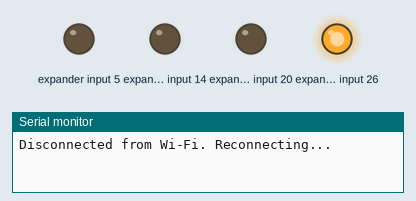
Bench run of a sketch on a simulated ESP32. Shown: output pins drawn as LEDs (lit = HIGH), the last lines printed to the serial monitor. WiFi joins after 1.5 s; servers stay silent unless stated; EEPROM starts erased; web services answer with replies made up by the test bench.

Above: at 0.1 s.
At 2.6 s:
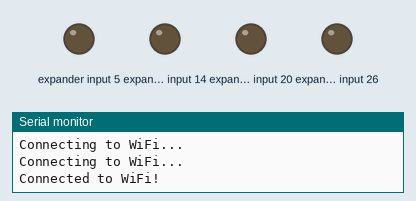
Timing chart, 0 to 4.1 s (numbered marks = the images above):
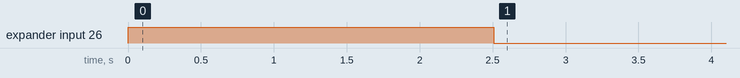

Measured:
- by itself, expander input 26: LOW → HIGH at 0.00 s, → LOW 2.5 s later

The sketch:

Four_Counters_with_Thingspeak.ino
```cpp
#include <WiFi.h>  // lib
#include <HTTPClient.h>  // lib
#include <EEPROM.h>  // lib

const char server[] = "api.thingspeak.com";  //thingspeak server
const char apiKey[] = "Enter your apikey";  // thingspeak api
const char ssid[] = "Enter your ssid";  // wifi user name
const char* password = "Enter your password"; //  wifi password

const byte buttonPins[] = {"enter your button pins"};  //4 pin
const byte resetButtonPins[] = {"enter your button pins"};  // 4 pin
const byte counterLedPins[] = {"enter your button pins"};  // 4 pin
const byte wifiLedPin = "enter your button pins";  // 1 pin

const int numFields = 4;

int counters[] = {0, 0, 0, 0};
bool buttonStates[4] = {false, false, false, false};
bool lastButtonStates[4] = {false, false, false, false};
bool resetButtonStates[4] = {false, false, false, false};
bool lastResetButtonStates[4] = {false, false, false, false};

bool wifiConnected = false;  // check the wifi is connected or not
bool isPowerOn = false; // LED turn for power on

const unsigned long debounceDelay = 1;

const int counterSize = sizeof(counters); // Placed counterSize here after 'counters' array declaration


void connectToWiFi() {  //  wifi auto Reconnecting
  WiFi.begin(ssid, password);

  while (WiFi.status() != WL_CONNECTED) {
    delay(1000);
    Serial.println("Connecting to WiFi...");
  }

  Serial.println("Connected to WiFi!");
}

void saveCountersToEEPROM() {  // save the data in the eprom to recovery and the update
  EEPROM.put(0, counters);
  EEPROM.write(counterSize, isPowerOn ? 1 : 0);
  EEPROM.commit();
}

void readCountersFromEEPROM() {  // read from eeprom
  EEPROM.get(0, counters);
}

bool sendCountersToThingSpeak() {  //  Sending value to thingspeak
  WiFiClient client;

  String url = "http://";
  url += server;
  url += "/update?api_key=";
  url += apiKey;

  for (int i = 0; i < numFields; i++) {
    url += "&field";
    url += String(i + 1);
    url += "=";
    url += String(counters[i]);
  }

  HTTPClient http;
  http.begin(client, url);

  int httpResponseCode = http.GET();

  if (httpResponseCode == 200) {
    Serial.println("Data sent to ThingSpeak successfully!");
    http.end();
    return true;
  } else {
    Serial.print("Error sending data to ThingSpeak. HTTP error code: ");  //  MQQT protocol
    Serial.println(httpResponseCode);
    http.end();
    return false;
  }
}

void resetCounter(int index) {  // Reset the counter
  counters[index] = 0;
  saveCountersToEEPROM();
  sendCountersToThingSpeak();
}

void wifiTask(void* parameter) {  // Led turn OFF when wifi is connected
  pinMode(wifiLedPin, OUTPUT);

  for (;;) {
    if (WiFi.status() != WL_CONNECTED) {
      Serial.println("Disconnected from Wi-Fi. Reconnecting...");
      digitalWrite(wifiLedPin, HIGH);  // Led turn ON when wifi is not connected
      saveCountersToEEPROM();
      connectToWiFi();
      readCountersFromEEPROM();
    } else {
      wifiConnected = true;
      digitalWrite(wifiLedPin, LOW);

      if (!isPowerOn) {
        readCountersFromEEPROM();
        sendCountersToThingSpeak();
        isPowerOn = true;
        saveCountersToEEPROM();
      } else {
        sendCountersToThingSpeak();
      }
    }

    vTaskDelay(pdMS_TO_TICKS(500));
  }
}

void counterTask(void* parameter) {  // Sending detail to the thingspeak field
  for (;;) {
    for (int i = 0; i < numFields; i++) {
      buttonStates[i] = digitalRead(buttonPins[i]);
      resetButtonStates[i] = digitalRead(resetButtonPins[i]);

      if (isPowerOn && buttonStates[i] != lastButtonStates[i]) {
        if (buttonStates[i] == HIGH) {
          counters[i]++;
          saveCountersToEEPROM();
          Serial.print("Field ");
          Serial.print(i + 1);
          Serial.print(" Value: ");
          Serial.println(counters[i]);
          digitalWrite(counterLedPins[i], HIGH);
            delay(10);
            digitalWrite(counterLedPins[i], LOW);
          if (wifiConnected) {
            sendCountersToThingSpeak();
          }
        }
        delay(debounceDelay);
      }

      if (resetButtonStates[i] != lastResetButtonStates[i]) {
        if (resetButtonStates[i] == LOW) {
          resetCounter(i);
          Serial.print("Field ");
          Serial.print(i + 1);
          Serial.println(" Reset");
        }
        delay(debounceDelay);
      }

      lastButtonStates[i] = buttonStates[i];
      lastResetButtonStates[i] = resetButtonStates[i];
    }

    vTaskDelay(pdMS_TO_TICKS(1));
  }
}

void setup() {
  Serial.begin(115200);

  for (int i = 0; i < numFields; i++) {
    pinMode(buttonPins[i], INPUT_PULLUP);
    pinMode(resetButtonPins[i], INPUT_PULLUP);
    pinMode(counterLedPins[i], OUTPUT);
  }

  EEPROM.begin(counterSize);

  byte powerFlag = EEPROM.read(counterSize);
  if (powerFlag == 1) {
    isPowerOn = true;
  } else {
    isPowerOn = false;
  }

  readCountersFromEEPROM();

  xTaskCreatePinnedToCore(
    counterTask,
    "CounterTask",
    4096,
    NULL,
    1,
    NULL,
    1
  );

  xTaskCreatePinnedToCore(
    wifiTask,
    "WifiTask",
    4096,
    NULL,
    1,
    NULL,
    0
  );
}

void loop() {
  // Empty loop
}
```
